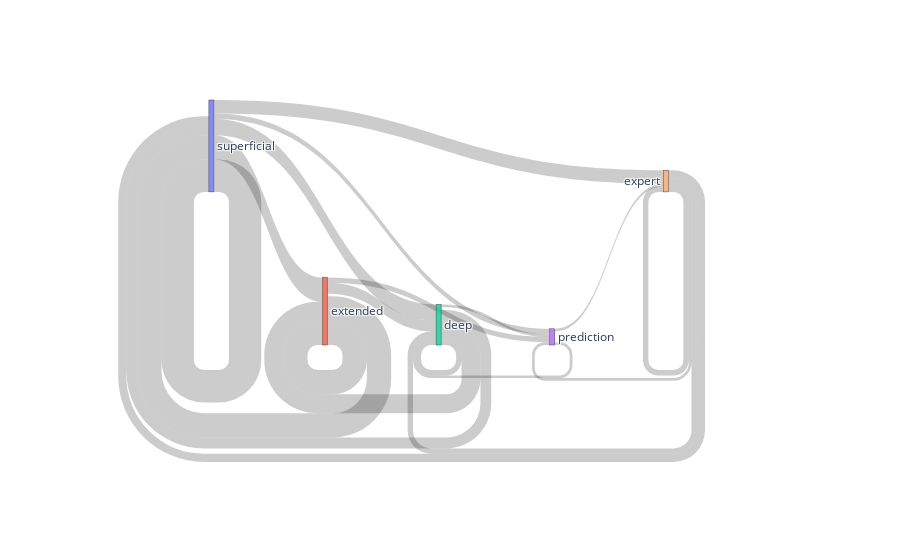

Notebook source saved alongside this figure:
### Code cell
# Modify Data -- String to Index
label_list = ['superficial', 'extended', 'deep', 'prediction', 'expert']
df_sankey_argumemt.replace(label_list, [0,1,2,3,4], inplace=True)
source_list = df_sankey_argumemt['ArgumentLevelY1'].tolist()
target_list = df_sankey_argumemt['ArgumentLevelY2'].tolist()
value_list = df_sankey_argumemt['value'].tolist()

# To Sankey
link = dict(source = source_list, target = target_list, value = value_list)
node = dict(label = label_list, pad=15, thickness=5)
data = go.Sankey(link = link, node=node)

# plot
fig = go.Figure(data)
fig.show()

### Figure 1 — Plotly figure (JSON) as saved in the notebook; plotly's stock layout.template omitted (floating-point values rounded to 4 significant figures)
{"data": [{"link": {"source": [0, 0, 0, 0, 0, 1, 1, 1, 1, 1, 2, 2, 2, 2, 2, 3, 3, 3, 3, 3, 4, 4, 4, 4, 4], "target": [0, 1, 2, 3, 4, 0, 1, 2, 3, 4, 0, 1, 2, 3, 4, 0, 1, 2, 3, 4, 0, 1, 2, 3, 4], "value": [12, 9, 6, 2, 5, 9, 9, 4, 2, 0, 4, 7, 2, 1, 0, 0, 0, 1, 0, 1, 3, 0, 2, 1, 2]}, "node": {"label": ["superficial", "extended", "deep", "prediction", "expert"], "pad": 15, "thickness": 5}, "type": "sankey"}], "layout": {}}
